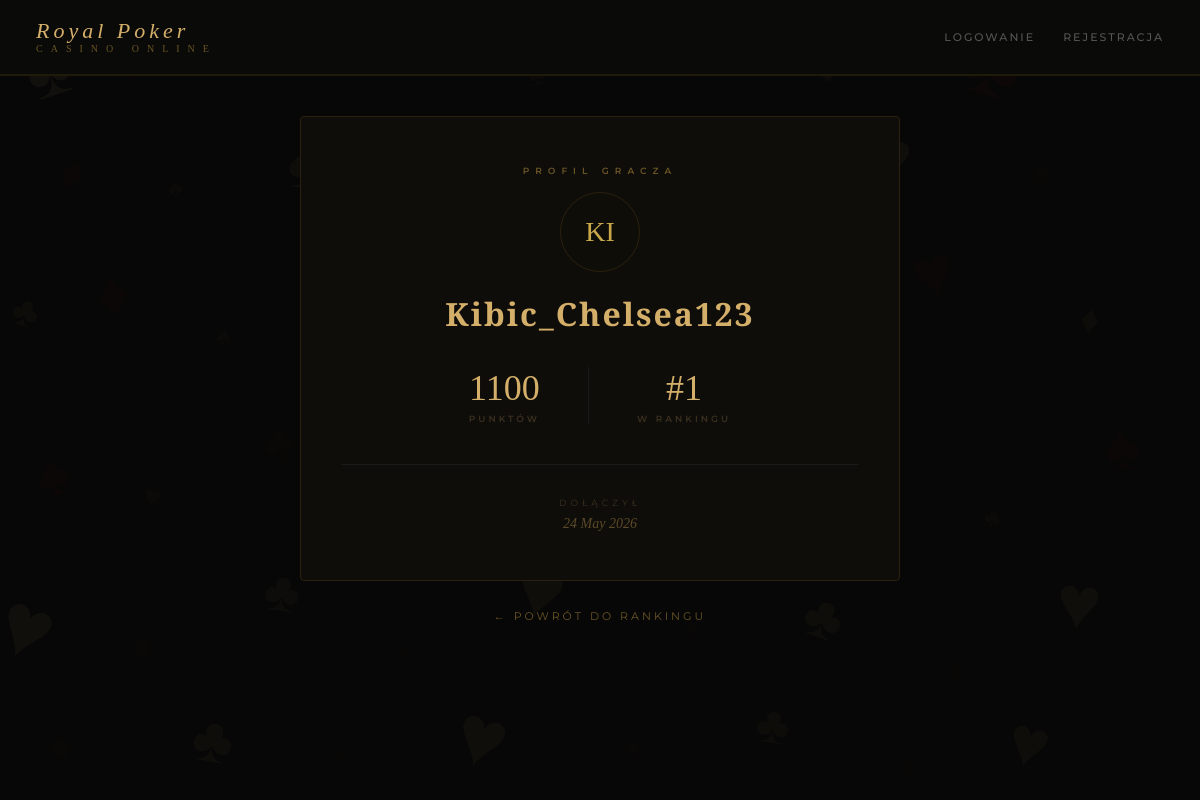
/ranking/profil/Kibic_Chelsea123/, run on the app's committed database.
### accounts/models.py (models this page shows)
class Player(AbstractUser):
    points = models.IntegerField(default=1000)
    groups = models.ManyToManyField(
        'auth.Group',
        blank=True,
        related_name='player_set'
    )
    user_permissions = models.ManyToManyField(
        'auth.Permission',
        blank=True,
        related_name='player_set'
    )

### ranking/views.py (the view)
# urls.py: path('profil/<str:username>/', views.profil_view, name='profil'),
def profil_view(request, username):
    player = get_object_or_404(Player, username=username)
    pozycja = Player.objects.filter(points__gt=player.points).count() + 1
    return render(request, 'ranking/profil.html', {'player': player, 'pozycja': pozycja})

### ranking/templates/ranking/profil.html (shortened to what this page needs)
{% extends 'base.html' %}
{% block content %}
<div style="max-width:600px;margin:0 auto;">
    <div class="card" style="text-align:center;padding:48px 40px;">
        <div style="font-size:9px;letter-spacing:6px;color:#6a5525;margin-bottom:16px;font-weight:600;">PROFIL GRACZA</div>
        <div style="width:80px;height:80px;border-radius:50%;background:#0f0d08;border:1px solid #2a220e;display:flex;align-items:center;justify-content:center;font-family:'Playfair Display',serif;font-size:28px;color:#c9a84c;margin:0 auto 20px;">
            {{ player.username|slice:":2"|upper }}
        </div>
        <h2 style="font-size:32px;margin-bottom:4px;">{{ player.username }}</h2>
        <div style="display:flex;justify-content:center;gap:48px;margin-top:32px;">
            <div>
                <div style="font-family:'Playfair Display',serif;font-size:36px;color:#d4af6a;">{{ player.points }}</div>
                <div style="font-size:9px;letter-spacing:3px;color:#3a3020;margin-top:4px;font-weight:600;">PUNKTÓW</div>
            </div>
            <div>
                <div style="font-family:'Playfair Display',serif;font-size:36px;color:#d4af6a;">#{{ pozycja }}</div>
                <div style="font-size:9px;letter-spacing:3px;color:#3a3020;margin-top:4px;font-weight:600;">W RANKINGU</div>
            </div>
        </div>
        <div style="margin-top:40px;padding-top:32px;border-top:1px solid #1a1a1a;">
            <div style="font-size:9px;letter-spacing:4px;color:#3a3020;margin-bottom:8px;">DOŁĄCZYŁ</div>
            <div style="font-family:'Playfair Display',serif;font-style:italic;font-size:14px;color:#5a4a28;">{{ player.date_joined|date:"d F Y" }}</div>
        </div>
    </div>
    <div style="text-align:center;margin-top:8px;">
        <a href="/ranking/" style="font-size:11px;letter-spacing:3px;color:#6a5525;text-decoration:none;">← POWRÓT DO RANKINGU</a>
    </div>
</div>
{% endblock %}

### templates/base.html (style rules this page uses)
* { margin: 0; padding: 0; box-sizing: border-box; }
body { background-color: #070707; color: #f0e6d3; font-family: 'Montserrat', sans-serif; min-height: 100vh; }
.card { background: #0f0d09; border: 1px solid #2a220e; border-radius: 4px; padding: 40px; margin-bottom: 24px; }
h1, h2 { font-family: 'Playfair Display', serif; color: #d4af6a; margin-bottom: 20px; letter-spacing: 2px; }

### data on the page
Player: username "KI", username "Kibic_Chelsea123", points "1100", date_joined "24 May 2026"

### other printed values
{{ pozycja }} "1"
